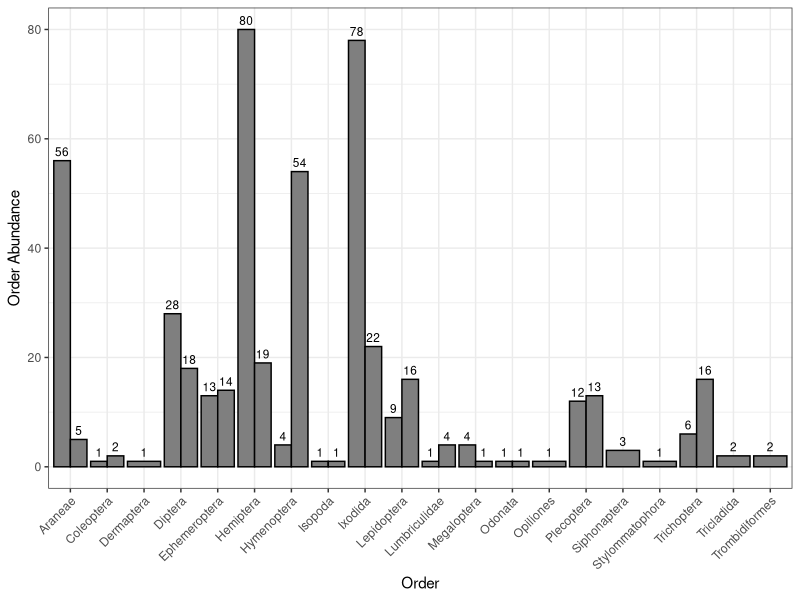
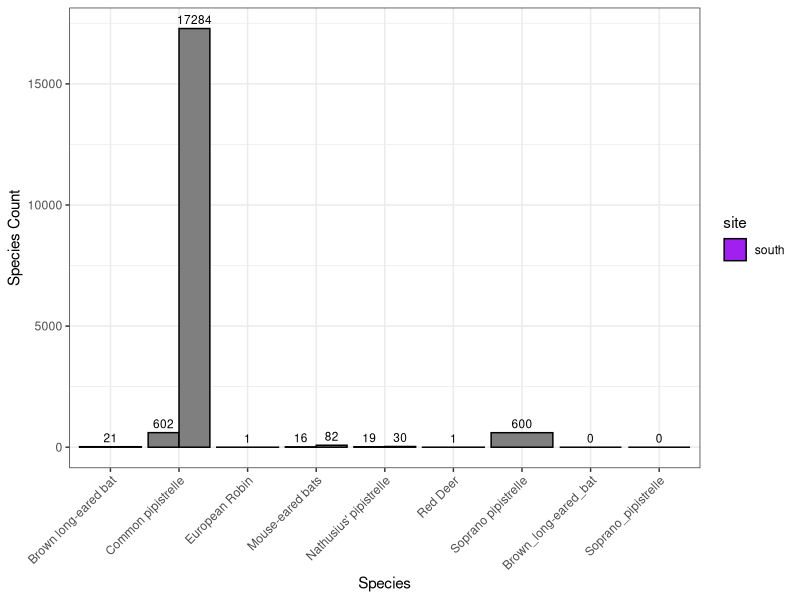
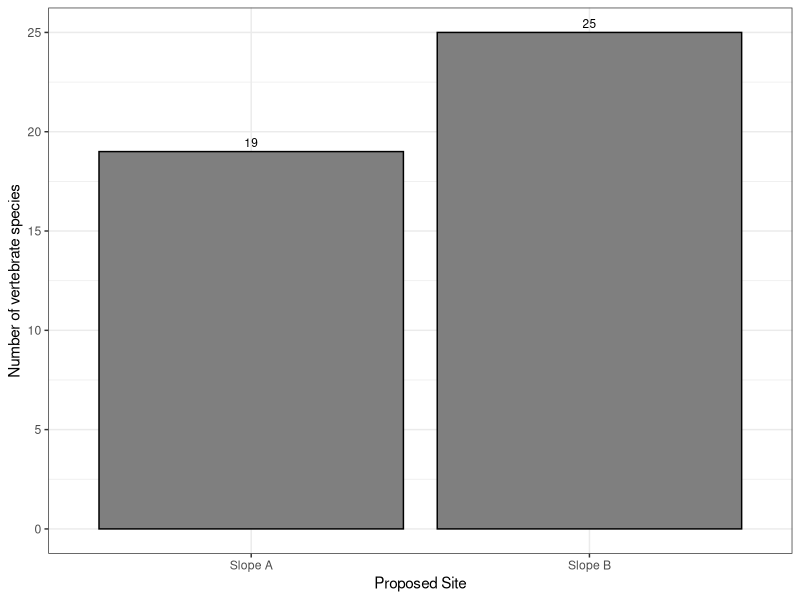
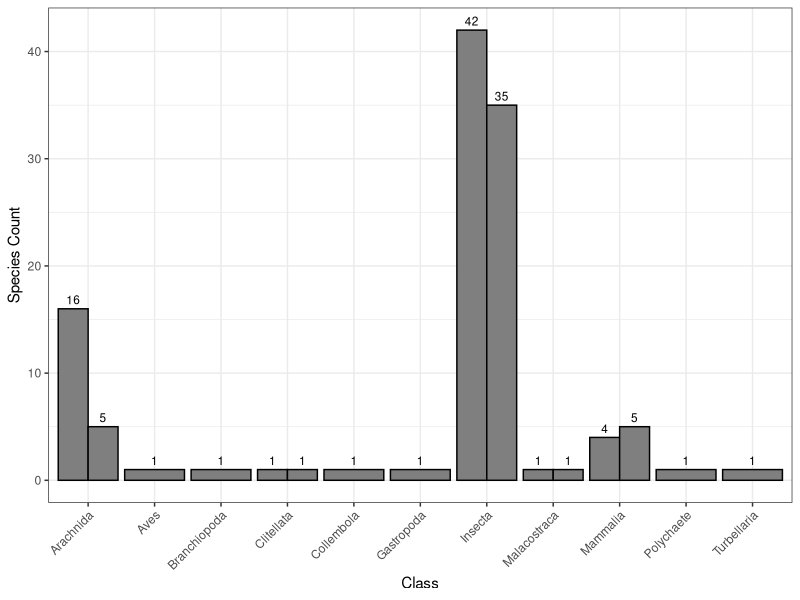
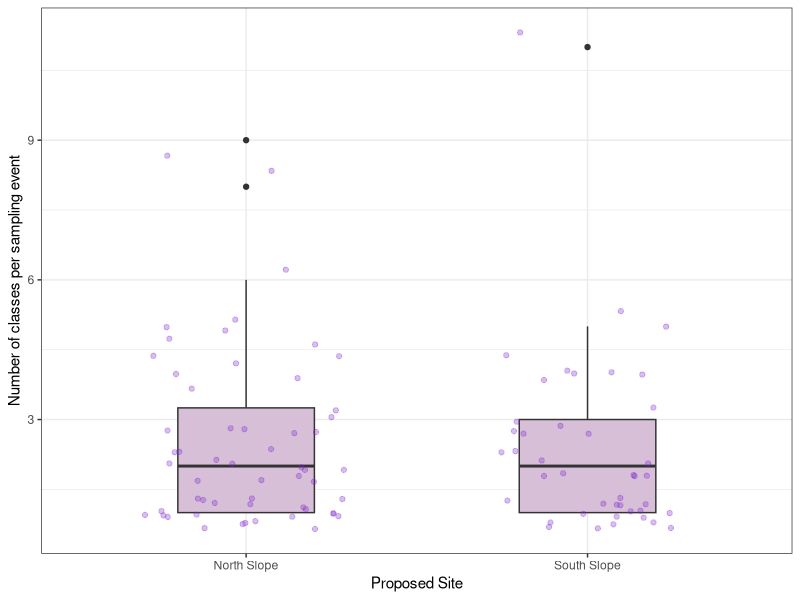
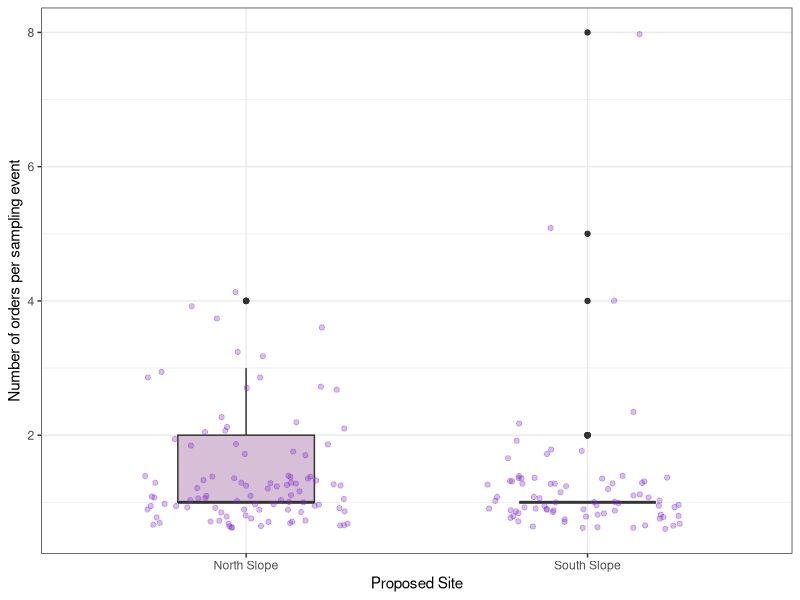

Recreate these plots in R, in order. (Note: this script raises an error after producing the figures.)
# clear environment
rm(list=ls())

# import packages needed
library(ggplot2)
library(dplyr)
library(vegan)
library(tidyr)
library(tibble)
# ...

# import full data set
arran_data_full <- read.csv('./Data/arran_data_full.csv')
# check the data set
head(arran_data_full)

# check data types
str(arran_data_full)
arran_data_full$eventID <- as.factor(arran_data_full$eventID)
arran_data_full$site <- as.factor(arran_data_full$site)
arran_data_full$samplingProtocol <- as.factor(arran_data_full$samplingProtocol)
arran_data_full$vernacularName <- as.factor(arran_data_full$vernacularName)
arran_data_full$individualCount <- as.numeric(arran_data_full$individualCount)
# ... need to finish
str(arran_data_full)

# create subsets of the data
invert_data <- arran_data_full %>% slice(1:235)
vert_data <- arran_data_full %>% slice(236:302)
# for total number of vertebrate species use vert_data
# but for counts or diversity yse vert_count_data
vert_count_data <- vert_data %>% slice(47:67)

# ANALYSIS OF INVERTEBRATE BIODIVERSITY 
invert_data <- invert_data %>%
  filter(order != "")

invert_abundances <- invert_data %>%
  group_by(site, order) %>%
  summarise(total_count = sum(individualCount), .groups = "drop")

invert_alpha_div <- invert_data %>%
  group_by(site) %>% # Group by site
  summarise(no_orders = n_distinct(order), .groups = "drop") # Count unique species

ggplot(invert_abundances, aes(x = order, y = total_count, fill = site)) +
  geom_bar(stat = "identity", position = "dodge", colour = "black") +
  geom_text(
    aes(label = total_count),
    position = position_dodge(width = 0.9), # Adjust text position to align with bars
    vjust = -0.5, # Position text slightly above the bars
    size = 3      # Adjust text size
  ) +
  labs(x = "Order", y = "Order Abundance") +
  scale_fill_manual(values = c("south" = "purple", "north" = "purple4")) +
  theme_bw() +
  theme(axis.text.x = element_text(angle = 45, vjust = 1, hjust=1))

# ANALYSIS OF VERTEBRATE BIODIVERSITY
 
# remove camera trap data due to small sample size
vert_count_data2 <- vert_count_data %>%
  filter(samplingProtocol != "Camera_traps")

vert_abundances <- vert_count_data2 %>%
  group_by(site, vernacularName) %>%
  summarise(total_count = sum(individualCount), .groups = "drop")

vert_abundances_zeros <- data.frame(site = character(0), vernacularName = character(0), total_count = integer(0))
#vert_abundances_zeros1 <- data.frame(site = "north", vernacularName = "Red_Deer", total_count = 0)
vert_abundances_zeros2 <- data.frame(site = "south", vernacularName = "Brown_long-eared_bat", total_count = 0)
#vert_abundances_zeros3 <- data.frame(site = "south", vernacularName = "European_Robin", total_count = 0)
vert_abundances_zeros4 <- data.frame(site = "south", vernacularName = "Soprano_pipistrelle", total_count = 0)
vert_abundances_zeros <- rbind(vert_abundances_zeros, vert_abundances_zeros2, vert_abundances_zeros4)
#vert_abundances_zeros <- rbind(vert_abundances_zeros, vert_abundances_zeros1, vert_abundances_zeros2, vert_abundances_zeros3, vert_abundances_zeros4)

vert_abundances <- rbind(vert_abundances, vert_abundances_zeros)

ggplot(vert_abundances, aes(x = vernacularName, y = total_count, fill = site)) +
  geom_bar(stat = "identity", position = "dodge", colour = "black") +
  geom_text(
    aes(label = total_count),
    position = position_dodge(width = 0.9), # Adjust text position to align with bars
    vjust = -0.5, # Position text slightly above the bars
    size = 3      # Adjust text size
  ) +
  labs(x = "Species", y = "Species Count") +
  scale_fill_manual(values = c("south" = "purple", "north" = "purple4")) +
  theme_bw() +
  theme(axis.text.x = element_text(angle = 45, vjust = 1, hjust=1))

# then can do calls per audiomoth!
# no - not informative, data too messy/ sample too small

vert_alpha_div <- vert_data %>%
  group_by(site) %>% # Group by site
  summarise(no_species = n_distinct(vernacularName), .groups = "drop") # Count unique species
#plot this!!!
ggplot(vert_alpha_div, aes(x = site, y = no_species, fill = site)) +
  geom_bar(stat = "identity", position = "dodge", colour = "black") +
  geom_text(
    aes(label = no_species),
    position = position_dodge(width = 0.9), # Adjust text position to align with bars
    vjust = -0.5, # Position text slightly above the bars
    size = 3      # Adjust text size
    ) +
  labs(x = "Proposed Site", y = "Number of vertebrate species") + 
  scale_fill_manual(values = c("south" = "purple", "north" = "purple4")) +
  theme_bw() #+
  #theme(axis.text.x = element_text(angle = 45, vjust = 1, hjust=1))


# ALPHA DIVERSITY
# Summarise the number of species per site
unique(arran_data_full$class)
arran_data_full <- arran_data_full %>%
  filter(individualCount != 0)
unique(arran_data_full$class)

arran_alpha_div <- arran_data_full %>%
  group_by(site, class) %>% # Group by site
  summarise(no_species = n_distinct(vernacularName), .groups = "drop") # Count unique species

ggplot(arran_alpha_div, aes(x = class, y = no_species, fill = site)) +
  geom_bar(stat = "identity", position = "dodge", colour = "black") +
  geom_text(
    aes(label = no_species),
    position = position_dodge(width = 0.9), # Adjust text position to align with bars
    vjust = -0.5, # Position text slightly above the bars
    size = 3      # Adjust text size
  ) +
  labs(x = "Class", y = "Species Count") +
  scale_fill_manual(values = c("south" = "purple", "north" = "purple4")) +
  theme_bw() +
  theme(axis.text.x = element_text(angle = 45, vjust = 1, hjust=1))
# overall pretty similar - but south fairing slightly better?


# BETA DIVERSITY - SHANNONS

# rearrange data set
arran_data_rearranged <- arran_alpha_div %>%
  tidyr::pivot_wider(names_from = class, values_from = no_species, values_fill = 0) %>%
  column_to_rownames(var = "site")
# Set the 'site' column as row names using tibble's function
rownames(arran_data_rearranged) <- arran_data_rearranged$site
#arran_data_rearranged <- arran_data_rearranged[, -1]  # Remove the 'site' column

# shannons
arran_shannons <- diversity(arran_data_rearranged[,1:11])
arran_shannons <- as.numeric(arran_shannons)

shannons_south <- arran_shannons[2]
shannons_north <- arran_shannons[1]

arran_diversity_indicies <- data.frame(diversity_index = character(0), south = numeric(0), north = numeric(0))
arran_shannons <- data.frame(diversity_index = "shannons", south = shannons_south, north = shannons_north)
arran_diversity_indicies <- rbind(arran_diversity_indicies, arran_shannons)

# simpsons
arran_simpsons <- diversity(arran_data_rearranged[,1:11], index = "simpson")
arran_simpsons <- as.numeric(arran_simpsons)

simpsons_south <- arran_simpsons[2]
simpsons_north <- arran_simpsons[1]

arran_simpsons <- data.frame(diversity_index = "simpsons", south = simpsons_south, north = simpsons_north)
arran_diversity_indicies <- rbind(arran_diversity_indicies, arran_simpsons)
# south has higher diversity

arran_diversity_indicies

# HAVE DONE BY SLOPE, WHAT ABOUT BY SAMPLE BY SLOPE AS IN MY DISS?
# could then use more interesting plots like boxplots

# ALPHA DIVERSITY
# Summarise the number of species per site
unique(arran_data_full$class)
arran_data_full <- arran_data_full %>%
  filter(individualCount != 0)
unique(arran_data_full$class)

sample_class <- arran_data_full %>%
  group_by(site, eventID, class) %>% # Group by site
  summarise(no_species = n_distinct(vernacularName), .groups = "drop") # Count unique species

ggplot(sample_class, aes(x = site, y = no_species)) +
  geom_boxplot(width = 0.4, fill = "thistle") +
  geom_jitter(width = 0.3, colour = "purple3", alpha = 0.3) +
  labs(x = "Proposed Site", y = "Number of classes per sampling event") +
  scale_x_discrete(labels = c("North Slope", "South Slope")) +
  theme_bw()

unique(arran_data_full$order)
arran_data_full <- arran_data_full %>%
  filter(individualCount != 0)
arran_data_full <- arran_data_full %>%
  filter(order != "")
unique(arran_data_full$order)

sample_order <- arran_data_full %>%
  group_by(site, eventID, order) %>% # Group by site
  summarise(no_species = n_distinct(vernacularName), .groups = "drop") # Count unique species

ggplot(sample_order, aes(x = site, y = no_species)) +
  geom_boxplot(width = 0.4, fill = "thistle") +
  geom_jitter(width = 0.3, colour = "purple3", alpha = 0.3) +
  labs(x = "Proposed Site", y = "Number of orders per sampling event") +
  scale_x_discrete(labels = c("North Slope", "South Slope")) +
  theme_bw()


# DIVERSITY
# rearrange dataset
# don't take from alpha, take from main dataframe
sample_data_rearranged <- sample_class %>%
  tidyr::pivot_wider(names_from = order, values_from = no_species, values_fill = 0) %>%
  column_to_rownames(var = "site")



# stuff
#select(-genre, -spotify_monthly_listeners, -year_founded)
